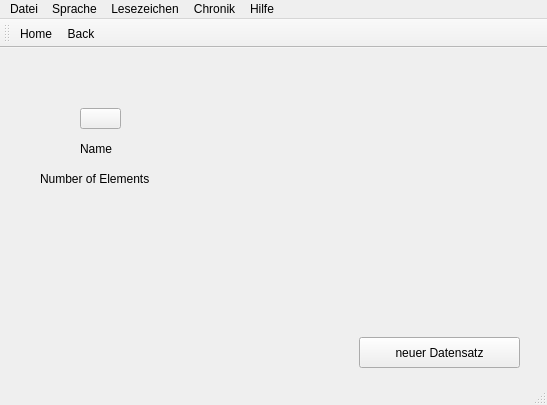
<?xml version="1.0" encoding="UTF-8"?>
<ui version="4.0">
 <class>MainWindow</class>
 <widget class="QMainWindow" name="MainWindow">
  <property name="geometry">
   <rect>
    <x>0</x>
    <y>0</y>
    <width>547</width>
    <height>405</height>
   </rect>
  </property>
  <property name="windowTitle">
   <string>MainWindow</string>
  </property>
  <widget class="QWidget" name="centralWidget">
   <widget class="QStackedWidget" name="stackedWidget">
    <property name="geometry">
     <rect>
      <x>9</x>
      <y>9</y>
      <width>521</width>
      <height>321</height>
     </rect>
    </property>
    <property name="currentIndex">
     <number>0</number>
    </property>
    <widget class="QWidget" name="page_3">
     <widget class="QPushButton" name="pushButton">
      <property name="geometry">
       <rect>
        <x>350</x>
        <y>280</y>
        <width>161</width>
        <height>31</height>
       </rect>
      </property>
      <property name="text">
       <string>neuer Datensatz</string>
      </property>
     </widget>
     <widget class="QWidget" name="widget" native="true">
      <property name="geometry">
       <rect>
        <x>10</x>
        <y>20</y>
        <width>491</width>
        <height>251</height>
       </rect>
      </property>
      <widget class="QWidget" name="layoutWidget">
       <property name="geometry">
        <rect>
         <x>0</x>
         <y>0</y>
         <width>491</width>
         <height>251</height>
        </rect>
       </property>
       <layout class="QGridLayout" name="gridLayout_2">
        <item row="0" column="0">
         <widget class="QWidget" name="widget_2" native="true">
          <property name="mouseTracking">
           <bool>false</bool>
          </property>
          <widget class="QLabel" name="label">
           <property name="geometry">
            <rect>
             <x>50</x>
             <y>20</y>
             <width>41</width>
             <height>21</height>
            </rect>
           </property>
           <property name="mouseTracking">
            <bool>true</bool>
           </property>
           <property name="text">
            <string>Image</string>
           </property>
          </widget>
          <widget class="QLabel" name="label_2">
           <property name="geometry">
            <rect>
             <x>50</x>
             <y>50</y>
             <width>41</width>
             <height>21</height>
            </rect>
           </property>
           <property name="text">
            <string>Name</string>
           </property>
          </widget>
          <widget class="QLabel" name="label_3">
           <property name="geometry">
            <rect>
             <x>10</x>
             <y>80</y>
             <width>141</width>
             <height>21</height>
            </rect>
           </property>
           <property name="text">
            <string>Number of Elements</string>
           </property>
          </widget>
          <widget class="QPushButton" name="pushButton_2">
           <property name="geometry">
            <rect>
             <x>50</x>
             <y>20</y>
             <width>41</width>
             <height>21</height>
            </rect>
           </property>
           <property name="text">
            <string/>
           </property>
          </widget>
         </widget>
        </item>
        <item row="0" column="1">
         <widget class="QWidget" name="widget_3" native="true"/>
        </item>
        <item row="0" column="2">
         <widget class="QWidget" name="widget_4" native="true"/>
        </item>
        <item row="1" column="0">
         <widget class="QWidget" name="widget_5" native="true"/>
        </item>
        <item row="1" column="1">
         <widget class="QWidget" name="widget_6" native="true"/>
        </item>
        <item row="1" column="2">
         <widget class="QWidget" name="widget_7" native="true"/>
        </item>
       </layout>
      </widget>
     </widget>
    </widget>
    <widget class="QWidget" name="page_4"/>
   </widget>
  </widget>
  <widget class="QMenuBar" name="menuBar">
   <property name="geometry">
    <rect>
     <x>0</x>
     <y>0</y>
     <width>547</width>
     <height>27</height>
    </rect>
   </property>
   <widget class="QMenu" name="menuDatei">
    <property name="title">
     <string>Datei</string>
    </property>
    <addaction name="actionDatensatz_ausw_hlen"/>
    <addaction name="actionBeenden"/>
   </widget>
   <widget class="QMenu" name="menuSprache">
    <property name="title">
     <string>Sprache</string>
    </property>
    <addaction name="actionDeutsch"/>
    <addaction name="actionEnglish"/>
   </widget>
   <widget class="QMenu" name="menuLesezeichen">
    <property name="title">
     <string>Lesezeichen</string>
    </property>
   </widget>
   <widget class="QMenu" name="menuChronik">
    <property name="title">
     <string>Chronik</string>
    </property>
   </widget>
   <widget class="QMenu" name="menuHilfe">
    <property name="title">
     <string>Hilfe</string>
    </property>
    <addaction name="actionAbout"/>
   </widget>
   <addaction name="menuDatei"/>
   <addaction name="menuSprache"/>
   <addaction name="menuLesezeichen"/>
   <addaction name="menuChronik"/>
   <addaction name="menuHilfe"/>
  </widget>
  <widget class="QToolBar" name="mainToolBar">
   <attribute name="toolBarArea">
    <enum>TopToolBarArea</enum>
   </attribute>
   <attribute name="toolBarBreak">
    <bool>true</bool>
   </attribute>
   <addaction name="actionHome"/>
   <addaction name="actionBack"/>
  </widget>
  <widget class="QStatusBar" name="statusBar"/>
  <action name="actionDatensatz_ausw_hlen">
   <property name="text">
    <string>Datensatz auswählen</string>
   </property>
  </action>
  <action name="actionDeutsch">
   <property name="text">
    <string>Deutsch</string>
   </property>
  </action>
  <action name="actionEnglish">
   <property name="text">
    <string>English</string>
   </property>
  </action>
  <action name="actionAbout">
   <property name="text">
    <string>About</string>
   </property>
  </action>
  <action name="actionBeenden">
   <property name="text">
    <string>Beenden</string>
   </property>
  </action>
  <action name="actionHome">
   <property name="text">
    <string>Home</string>
   </property>
  </action>
  <action name="actionBack">
   <property name="text">
    <string>Back</string>
   </property>
  </action>
 </widget>
 <layoutdefault spacing="6" margin="11"/>
 <resources/>
 <connections/>
</ui>
